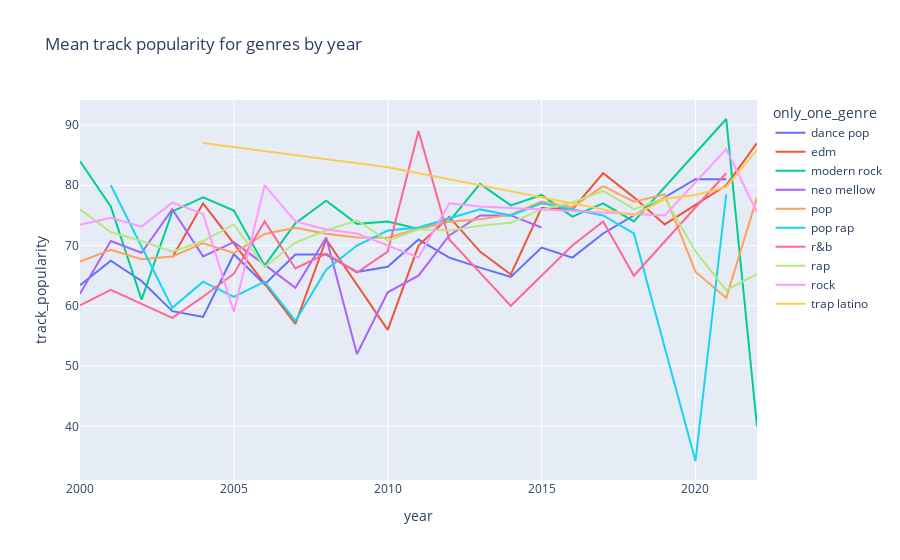

The notebook cell saved with this chart:
### Code cell
px.line(
    gydf,
    x="year",
    y="track_popularity",
    color="only_one_genre",
    title="Mean track popularity for genres by year",
)

### Figure 1 — Plotly figure (JSON) as saved in the notebook; plotly's stock layout.template omitted (floating-point values rounded to 4 significant figures)
{"data": [{"hovertemplate": "only_one_genre=dance pop<br>year=%{x}<br>track_popularity=%{y}<extra></extra>", "legendgroup": "dance pop", "line": {"color": "#636efa", "dash": "solid"}, "mode": "lines", "name": "dance pop", "orientation": "v", "showlegend": true, "type": "scatter", "x": [2000, 2001, 2002, 2003, 2004, 2005, 2006, 2007, 2008, 2009, 2010, 2011, 2012, 2013, 2014, 2015, 2016, 2017, 2020, 2021], "xaxis": "x", "y": [63.43, 67.5, 64.12, 59.12, 58.17, 68.56, 63.55, 68.5, 68.5, 65.62, 66.47, 71, 68, 66.33, 64.8, 69.67, 68, 72, 81, 81], "yaxis": "y"}, {"hovertemplate": "only_one_genre=edm<br>year=%{x}<br>track_popularity=%{y}<extra></extra>", "legendgroup": "edm", "line": {"color": "#EF553B", "dash": "solid"}, "mode": "lines", "name": "edm", "orientation": "v", "showlegend": true, "type": "scatter", "x": [2003, 2004, 2007, 2008, 2010, 2011, 2012, 2013, 2014, 2015, 2016, 2017, 2018, 2019, 2021, 2022], "xaxis": "x", "y": [68, 77, 57, 71, 56, 70, 74.75, 69, 65.2, 76.25, 76, 82, 78, 73.5, 80, 87], "yaxis": "y"}, {"hovertemplate": "only_one_genre=modern rock<br>year=%{x}<br>track_popularity=%{y}<extra></extra>", "legendgroup": "modern rock", "line": {"color": "#00cc96", "dash": "solid"}, "mode": "lines", "name": "modern rock", "orientation": "v", "showlegend": true, "type": "scatter", "x": [2000, 2001, 2002, 2003, 2004, 2005, 2006, 2007, 2008, 2009, 2010, 2011, 2012, 2013, 2014, 2015, 2016, 2017, 2018, 2021, 2022], "xaxis": "x", "y": [84, 76.5, 61, 75.67, 78, 75.82, 66.67, 73.71, 77.43, 73.6, 74, 72.75, 74, 80.22, 76.67, 78.4, 74.8, 77, 74, 91, 40], "yaxis": "y"}, {"hovertemplate": "only_one_genre=neo mellow<br>year=%{x}<br>track_popularity=%{y}<extra></extra>", "legendgroup": "neo mellow", "line": {"color": "#ab63fa", "dash": "solid"}, "mode": "lines", "name": "neo mellow", "orientation": "v", "showlegend": true, "type": "scatter", "x": [2000, 2001, 2002, 2003, 2004, 2005, 2006, 2007, 2008, 2009, 2010, 2011, 2012, 2013, 2014, 2015], "xaxis": "x", "y": [62, 70.75, 68.8, 76, 68.2, 70.57, 66.83, 63, 71.33, 52, 62.25, 65, 71.67, 75, 75, 73], "yaxis": "y"}, {"hovertemplate": "only_one_genre=pop<br>year=%{x}<br>track_popularity=%{y}<extra></extra>", "legendgroup": "pop", "line": {"color": "#FFA15A", "dash": "solid"}, "mode": "lines", "name": "pop", "orientation": "v", "showlegend": true, "type": "scatter", "x": [2000, 2001, 2002, 2003, 2004, 2005, 2006, 2007, 2008, 2009, 2010, 2011, 2012, 2013, 2014, 2015, 2016, 2017, 2018, 2019, 2020, 2021, 2022], "xaxis": "x", "y": [67.33, 69.29, 67.71, 68.19, 70.39, 68.77, 71.93, 72.94, 71.95, 71.32, 71.3, 72.84, 73.95, 74.34, 75.14, 77.3, 76.37, 79.85, 77.29, 78.48, 65.65, 61.29, 77.96], "yaxis": "y"}, {"hovertemplate": "only_one_genre=pop rap<br>year=%{x}<br>track_popularity=%{y}<extra></extra>", "legendgroup": "pop rap", "line": {"color": "#19d3f3", "dash": "solid"}, "mode": "lines", "name": "pop rap", "orientation": "v", "showlegend": true, "type": "scatter", "x": [2001, 2003, 2004, 2005, 2006, 2007, 2008, 2009, 2010, 2011, 2013, 2014, 2015, 2017, 2018, 2020, 2021], "xaxis": "x", "y": [80, 59.67, 64, 61.5, 64, 57.5, 66, 70, 72.5, 73, 76, 75, 77, 75, 72, 34.25, 78.5], "yaxis": "y"}, {"hovertemplate": "only_one_genre=r&b<br>year=%{x}<br>track_popularity=%{y}<extra></extra>", "legendgroup": "r&b", "line": {"color": "#FF6692", "dash": "solid"}, "mode": "lines", "name": "r&b", "orientation": "v", "showlegend": true, "type": "scatter", "x": [2000, 2001, 2002, 2003, 2004, 2005, 2006, 2007, 2008, 2009, 2010, 2011, 2012, 2014, 2016, 2017, 2018, 2021], "xaxis": "x", "y": [60.07, 62.64, 60.33, 58, 61.5, 65.33, 74, 66.2, 68.67, 65.5, 69, 89, 71, 60, 70, 74, 65, 82], "yaxis": "y"}, {"hovertemplate": "only_one_genre=rap<br>year=%{x}<br>track_popularity=%{y}<extra></extra>", "legendgroup": "rap", "line": {"color": "#B6E880", "dash": "solid"}, "mode": "lines", "name": "rap", "orientation": "v", "showlegend": true, "type": "scatter", "x": [2000, 2001, 2002, 2003, 2004, 2005, 2006, 2007, 2008, 2009, 2010, 2011, 2012, 2013, 2014, 2015, 2016, 2017, 2018, 2019, 2020, 2021, 2022], "xaxis": "x", "y": [76, 72.25, 70.75, 69, 70.75, 73.5, 66.44, 70.5, 72.5, 74.2, 70.8, 72.69, 72.5, 73.31, 73.8, 76, 77.14, 79.08, 76.04, 77.88, 69.05, 62.6, 65.27], "yaxis": "y"}, {"hovertemplate": "only_one_genre=rock<br>year=%{x}<br>track_popularity=%{y}<extra></extra>", "legendgroup": "rock", "line": {"color": "#FF97FF", "dash": "solid"}, "mode": "lines", "name": "rock", "orientation": "v", "showlegend": true, "type": "scatter", "x": [2000, 2001, 2002, 2003, 2004, 2005, 2006, 2007, 2008, 2009, 2011, 2012, 2013, 2019, 2021, 2022], "xaxis": "x", "y": [73.43, 74.6, 73.14, 77.14, 75.25, 59, 80, 74, 72.67, 72, 68, 77, 76.5, 75, 86, 75.5], "yaxis": "y"}, {"hovertemplate": "only_one_genre=trap latino<br>year=%{x}<br>track_popularity=%{y}<extra></extra>", "legendgroup": "trap latino", "line": {"color": "#FECB52", "dash": "solid"}, "mode": "lines", "name": "trap latino", "orientation": "v", "showlegend": true, "type": "scatter", "x": [2004, 2010, 2014, 2017, 2018, 2019, 2020, 2021, 2022], "xaxis": "x", "y": [87, 83, 79, 76, 75, 77.71, 78.4, 79.71, 85.89], "yaxis": "y"}], "layout": {"legend": {"title": {"text": "only_one_genre"}, "tracegroupgap": 0}, "title": {"text": "Mean track popularity for genres by year"}, "xaxis": {"anchor": "y", "domain": [0, 1], "title": {"text": "year"}}, "yaxis": {"anchor": "x", "domain": [0, 1], "title": {"text": "track_popularity"}}}}
